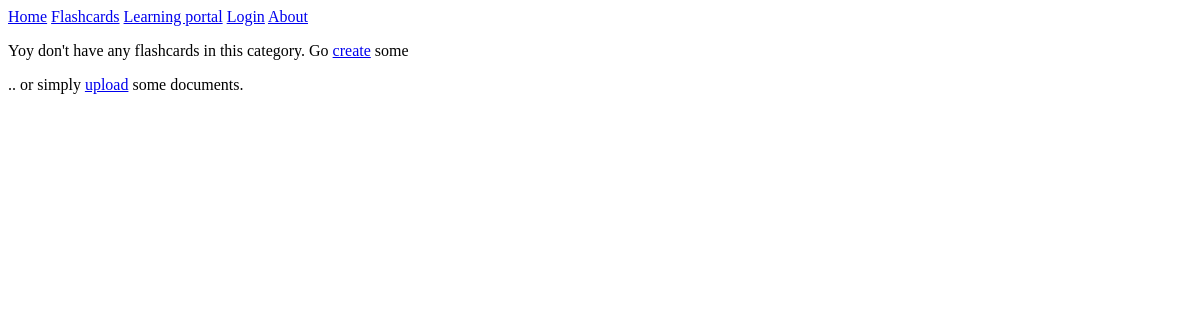
/category/6, run on an earlier commit of the app's database.
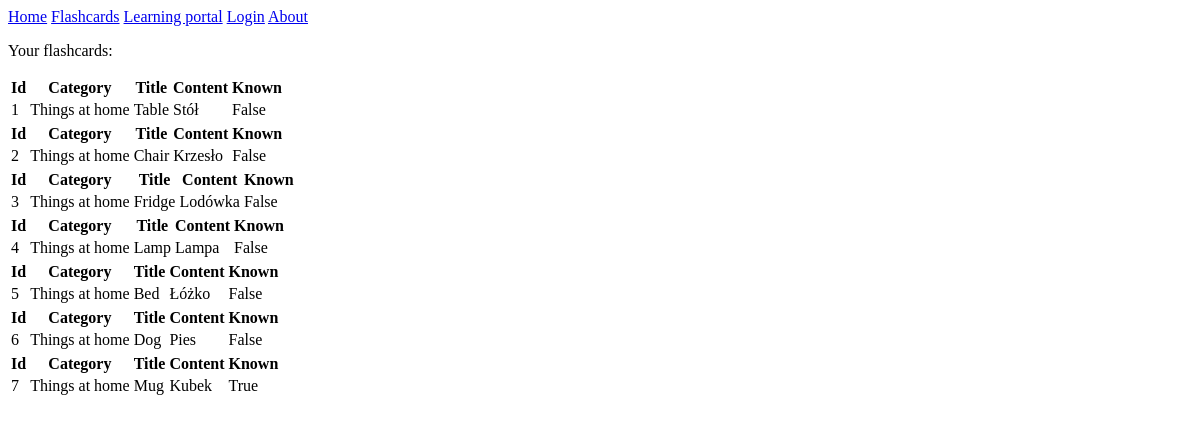
And on a later commit of the database.
### parser_app/models.py (models this page shows, shortened)
class Flashcard(models.Model):
    id = models.IntegerField(primary_key=True)
    category = models.ForeignKey(FlashcardCategory, on_delete=models.CASCADE)
    title = models.CharField(max_length=50, help_text="Title of flashcard.")
    content = models.TextField(help_text="Content (reverse) of flashcard.")
    known = models.BooleanField(default=False, help_text="Status of flashcard.")

class FlashcardCategory(models.Model):
    id = models.IntegerField(primary_key=True)
    name = models.CharField(max_length=30, unique=True, help_text="Category of flashcards.")
    def __str__(self):
        return self.name

### parser_app/views.py (the view)
# urls.py: path('category/<int:pk>', CategoryListDetailView.as_view(), name="category_detail_list"),
class CategoryListDetailView(ListView):
    model = Flashcard
    template_name = "categories/category_list_of_flashcards.html"
    def get_queryset(self):
        return Flashcard.objects.filter(category__id=self.kwargs.get("pk"))    # type: ignore

### parser_app/templates/categories/category_list_of_flashcards.html (shortened to what this page needs)
{% extends 'base.html' %}
{% block content %}
    {% if object_list %}
        <p>Your flashcards:</p>
        {% for flashcard in object_list %}
        <table>
            <tr>
                <th>Id</th>
                <th>Category</th>
                <th>Title</th>
                <th>Content</th>
                <th>Known</th>
            </tr>
            <tr>
                <td>{{ forloop.counter }}</td>
                <td>{{ flashcard.category }}</td>
                <td>{{ flashcard.title }}</td>
                <td>{{ flashcard.content }}</td>
                <td>{{ flashcard.known }}</td>
            </tr>
        </table>
        {% endfor %}
    {% else %}
        <p>Yoy don't have any flashcards in this category. Go <a href="{% url 'flashcard_create' %}">create</a> some</p>
        <p>.. or simply <a href="#">upload</a> some documents.</p>
    {% endif %}
{% endblock %}

### templates/base.html (shortened to what this page needs)
<!DOCTYPE html>
<html lang="en">
<head>
</head>
<body>
    <div class="topnav">
      <a class="active" href="{% url 'home_page' %}">Home</a>
      <a href="{% url 'flashcards_navigation' %}">Flashcards</a>
      <a href="#learning-portal">Learning portal</a>
      <a href="#login">Login</a>
      <a href="{% url 'about' %}">About</a>
    </div>
    {% block content %}
    {% endblock %}
</body>
</html>

What changed in the data, as far as the page shows it:
added Flashcard: category "Things at home", title "Table", content "Stół", known "False"
added Flashcard: category "Things at home", title "Chair", content "Krzesło", known "False"
added Flashcard: category "Things at home", title "Fridge", content "Lodówka", known "False"
added Flashcard: category "Things at home", title "Lamp", content "Lampa", known "False"
added Flashcard: category "Things at home", title "Bed", content "Łóżko", known "False"
added Flashcard: category "Things at home", title "Dog", content "Pies", known "False"
added Flashcard: category "Things at home", title "Mug", content "Kubek", known "True"
Also different on the page:
text no longer shown: "Yoy don't have any flashcards in this category. Go create some .. or simply upload some documents."
text now shown: "Your flashcards:"
